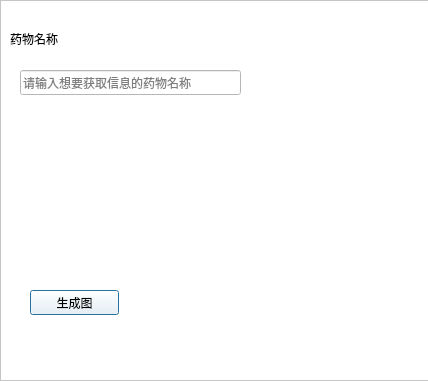
<?xml version="1.0" encoding="UTF-8"?>
<ui version="4.0">
 <class>drawDialog</class>
 <widget class="QDialog" name="drawDialog">
  <property name="geometry">
   <rect>
    <x>0</x>
    <y>0</y>
    <width>428</width>
    <height>381</height>
   </rect>
  </property>
  <property name="windowTitle">
   <string>Dialog</string>
  </property>
  <property name="styleSheet">
   <string notr="true">background-color: rgb(255, 255, 255);</string>
  </property>
  <widget class="QFrame" name="frame">
   <property name="geometry">
    <rect>
     <x>0</x>
     <y>0</y>
     <width>431</width>
     <height>381</height>
    </rect>
   </property>
   <property name="styleSheet">
    <string notr="true">#frame{border-image: url(:/new/prefix1/back/蓝色渐变.jpg);}</string>
   </property>
   <property name="frameShape">
    <enum>QFrame::StyledPanel</enum>
   </property>
   <property name="frameShadow">
    <enum>QFrame::Raised</enum>
   </property>
   <widget class="QLabel" name="label">
    <property name="geometry">
     <rect>
      <x>10</x>
      <y>30</y>
      <width>67</width>
      <height>17</height>
     </rect>
    </property>
    <property name="text">
     <string>药物名称</string>
    </property>
   </widget>
   <widget class="QLineEdit" name="lineEdit">
    <property name="geometry">
     <rect>
      <x>20</x>
      <y>70</y>
      <width>221</width>
      <height>25</height>
     </rect>
    </property>
    <property name="placeholderText">
     <string>请输入想要获取信息的药物名称</string>
    </property>
   </widget>
   <widget class="QPushButton" name="pushButton">
    <property name="geometry">
     <rect>
      <x>30</x>
      <y>290</y>
      <width>89</width>
      <height>25</height>
     </rect>
    </property>
    <property name="text">
     <string>生成图</string>
    </property>
   </widget>
  </widget>
 </widget>
 <resources/>
 <connections/>
</ui>
